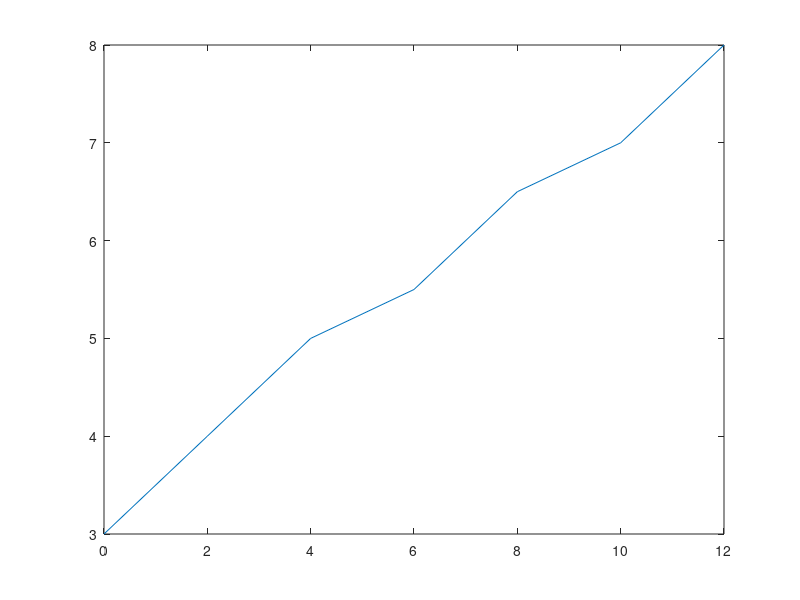
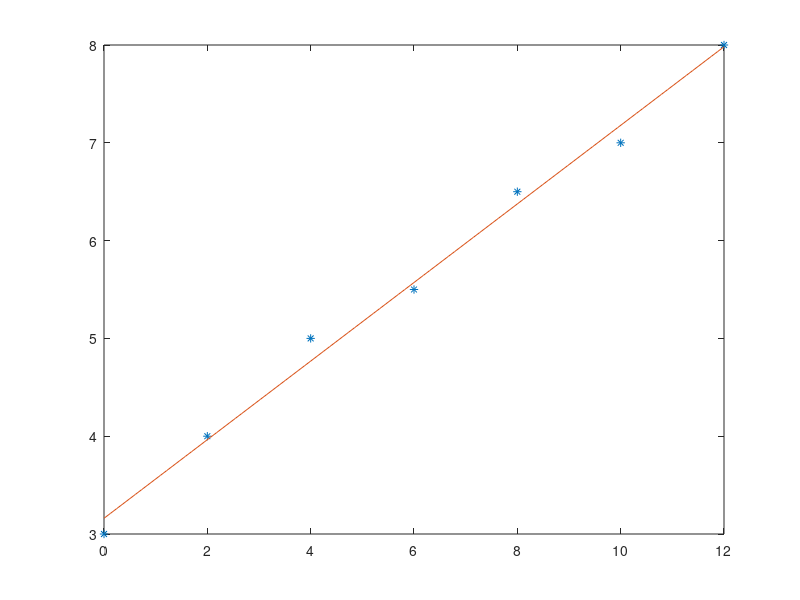
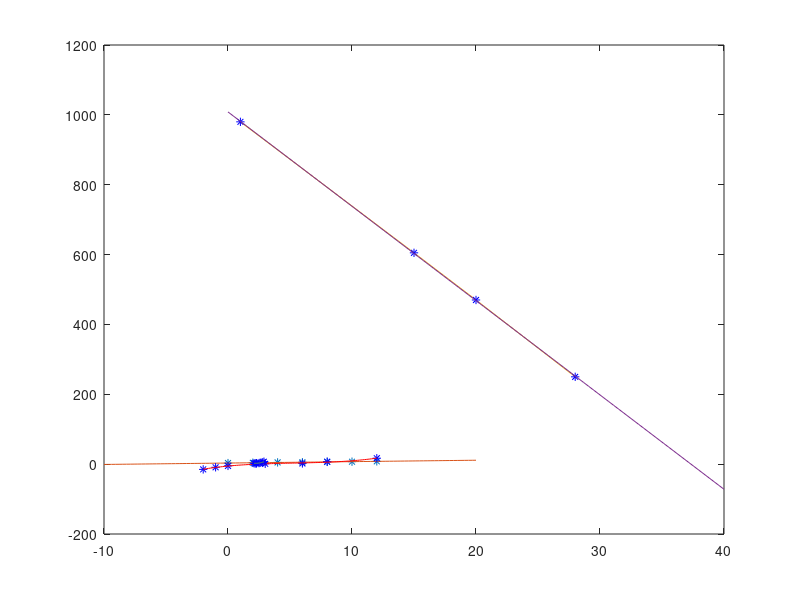
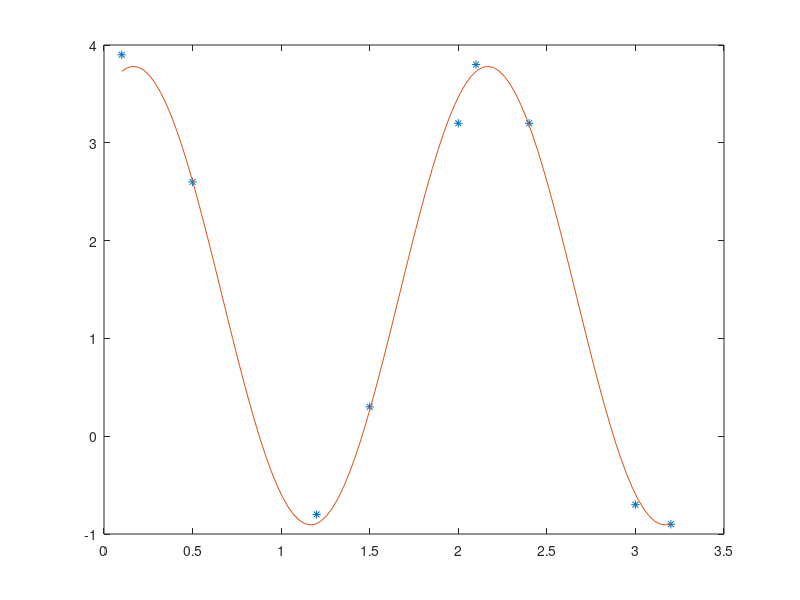

Write MATLAB code to recreate these figures, in order.
%% Least Squares Approximation

% Base data points collected from some experiment or process.
% We decide on a model to try to approximate these base points. 
% The aim is not a perfect match to the points but the best approximation,
% in order to describe the process well enough.

%% Exmaple
% A cylindrical, 0.5m height tank is being filled with water at a constant
% rate. Peter starts to observe the height of water (at t = 0) in the tank.
% The measurements are summarized in the table below.

% the base point timestamps of the samples: (fist coordinate when plotting)
t = [0,2,4,6,8,10,12];

% the sample point values, the height of the water 
f = [3,4,5,5.5,6.5,7,8];

% The model chosen for this process:
% F(t) = x_1 + x_2*t
% Two unknown variables = parameters of the model: x1,x2

% Plot the sample points!
plot(t,f);
%%
% What is the height of the water in the tank at t = 20?
% When will be the tank full?
% When was the tank empty?

% To answer these we need to know the parameters of the model, x_1 and x_2!

% Because the is a linear model = first degree polynomial,
% so we can fit a first degree polynomial to the points
p = polyfit(t,f,1)% 1 is the degree
% p is a row vector of length N+1 containing the polynomial coefficients in
 % descending powers, so starting from the coefficient of the largest going
 % to the constant.
% So the x_1+x_2*t model case: in x_2, x_1 order!
% p = 0.4018    3.1607 
% F(t) = 3.1607 + 0.4018*t

%%
% Plot the line and the points we approximated:
figure
plot(t,f,"*")

% on the same figure we want to continue to draw
hold on

% Generate enught points (~100) to evaluate the model at.

x = linspace(min(t),max(t),100);
% the polyval function evaluates the polynomial given by the coefficients
% at the x points
y = polyval(p,x);
plot(x,y)

%%
% To answer the questions try to plot the model and  point on a longer
% interval
figure
plot(t,f,"*")
hold on
x = linspace(-10,20,100);
y = polyval(p,x);
plot(x,y)
%% And calulate what the model will predict
% What is the height of the water in the tank at t = 20?
polyval(p,20)
%% When will the tank be full
% so 50 = x_1 + x_2 * t -> t = ?
(50 - p(2))/p(1)

%% In the case of polynomial models use polyfit and polyval functions
% First degree (linear), second degree,third degree etc. models

% F(t) = x_1 + x_2*t
% F(t) = x_1 + x_2*t + x_3*t^2
% F(t) = x_1 + x_2*t + x_3*t^2 + x_4*t^3
% ...
% The n-degree polynomial always has n+1 coefficients.

% Try a 3-degree polynomial approximation!
t = [-2,-1,0,3,6,8,12];
f = [-15,-9,-5,1,2,7,17];

p = polyfit(t,f,3)
x = linspace(min(t),max(t));
y = polyval(p,x);

plot(t,f,'b*',x,y,'r-')

%% What is the exact model? 
% p = 0.0311   -0.4956    3.3623   -5.4993
% F(t) = 0.0311*t^3 - 0.4956*t^2  +  3.3623*t   -  5.4993

%%
% Determine the linear LSA for the data given below!

t = [1 1.1 1.1:0.1:2];
f = [8 8.9 9 9.8 10 11 11.5 11.5 12.5 13 13.7 14];

p = polyfit(t,f,1)

% The line equation: 5.8235*t + 2.5338
%% From a large scale we shovel off grain into bags. 
% After starting the work we note the number on the scale periodically.
%These are the noted values:
% timestamps in minutes
t = [1,15,20,28];
% weight in kg
f = [980,605,470,250];

%% At what timestamp will all the grain be in the bags?
%% How much grain was on the scale originally?

%% Look at the points to determine what type of model would approximate it well!
plot(t,f)
%% Based on this a linear model would be a good choice
p = polyfit(t,f,1);
x = linspace(0,40);
y = polyval(p,x);
plot(t,f,'b*')
hold on
plot(x,y)
%%  At what timestamp will all the grain be in the bags?

endtime = (0 - p(2))/p(1)
polyval(p,endtime) % check
%% How much grain was on the scale originally?

polyval(p,0)

%% Determine the 2-nd order polynomial LSA for the given data!
t = [2.1 2.2 2.3 2.3 2.5 2.6 2.8 2.9]; 
f = [2.5 2 2.5 2.7 3 4 5.4 7];
p = polyfit(t,f,2);
x = linspace(min(t),max(t));
y = polyval(p,x);
plot(t,f,'b*')
hold on
plot(x,y)


%% General model
%% Solve with the Gaussian normal-equation!

% Determine LSA for the given points using the model:
% F(t) = x1 + x2*cos(pi*t) + x3*sin(pi*t)
% And plot the points and the approximated model in one figure!

% t = 0.1 0.5 1.2 1.5 2 2.1 2.4 3 3.2
% f = 3.9 2.6 -0.8 0.3 3.2 3.8 3.2 -0.7 -0.9

% To use the Gaussian normal-equation we need the vectors to be
% column-wise.
t = [0.1 0.5 1.2 1.5 2 2.1 2.4 3 3.2]';
f = [3.9 2.6 -0.8 0.3 3.2 3.8 3.2 -0.7 -0.9]';

% Because the model is not polynomial, we cannot use the polyfit-polyval
% functions.
% But for every type of model we can create the A matrix from 
% the parameter coefficients!
% the coefficient functions corresponding to the x parameters:
% fi_1(t) = 1
% fi_2(t) = cos(pi*t)
% fi_3(t) = sin(pi*t)
% We use these as column vectors,with the t values 

A=[ones(length(t),1), cos(pi*t), sin(pi*t)];

% The normal equation: A'*A*x = A'*f
% The backslash operator can be utilized to solve this!

x = (A'*A)\(A'*f) % This x is holding the parameters of the model.

% If: x = 1.4372
%        2.0310
%        1.1711
% Then:
% F(t) =  1.4372 + 2.0310 cos(pi*t) + 1.1711 sin(pi*t)

%% Plotting
figure
plot(t,f,"*")
hold on
xx = linspace(min(t),max(t),100); 
y = x(1)+x(2)*cos(pi*xx)+x(3)*sin(pi*xx);

plot(xx,y)

%% Further examples:

%% Determine the linear LSA for the given data!

% t 1 1.2 1.4 1.4 1.5 1.7 1.9 2
% f 6.2 7 8 7.9 8.4 9.2 10 10.6

t = [1 1.2 1.4 1.4 1.5 1.7 1.9 2];
f = [6.2 7 8 7.9 8.4 9.2 10 10.6];

p = polyfit(t,f,1);
figure
plot(t,f,"*")
hold on
x = linspace(min(t),max(t),100);
y = polyval(p,x);
plot(x,y)


%% Determine the 3-rd order polynomial LSA for the given data!
% t 0.5 0.8 1.1 1.3 1.5 1.7 1.9 2.1 2.3
% f 2.5 2.3 1.8 1.3 0.9 0.4 0.1 -0.05 -0.01

t = [0.5 0.8 1.1 1.3 1.5 1.7 1.9 2.1 2.3];
f = [2.5 2.3 1.8 1.3 0.9 0.4 0.1 -0.05 -0.01];

p = polyfit(t,f,3);
figure
plot(t,f,"*")
hold on
x = linspace(min(t),max(t),100);
y = polyval(p,x);
plot(x,y)


%% Determine the LSA for the given data, using the model:
% F(t) = x1 + x2/t
% t 1 1.2 1.4 1.4 1.5 1.7 1.9 2 2.1 2.2
% f 4.2 3.8 3.4 3.3 3.3 3 2.8 2.8 2.75 2.7

t = [1 1.2 1.4 1.4 1.5 1.7 1.9 2 2.1 2.2]';
f = [4.2 3.8 3.4 3.3 3.3 3 2.8 2.8 2.75 2.7]';

% the coefficient functions of the x parameters:
% fi_1(t) = 1
% fi_2(t) = 1/t

A=[ones(length(t),1), 1./t];

% A'*A*x = A'*f

x = (A'*A)\(A'*f) 

%%
figure
plot(t,f,"*")
hold on
xx = linspace(min(t),max(t),100); 
y = x(1)+x(2)./xx;
plot(xx,y)

%% Determine the LSA for the given data, using the model: 
% F(t) = x1*sin(t) + x2*sin(2t) + x3*sin(3t)
% t 0.1 0.5 1.2 1.5 2 2.1 2.4 3 3.2 3.4 3.8 4 4.2 4.6 5
% f 1 4.1 3 1 -1.5 -1.6 -1.7 -0.4 0.1 0.7 1.6 1.8 1.6 0.2 -2.5

t = [0.1 0.5 1.2 1.5 2 2.1 2.4 3 3.2 3.4 3.8 4 4.2 4.6 5]';
f = [1 4.1 3 1 -1.5 -1.6 -1.7 -0.4 0.1 0.7 1.6 1.8 1.6 0.2 -2.5]';

% fi_1(t) = sin(t)
% fi_2(t) = sin(2t)
% fi_3(t) = sin(3t)

A=[sin(t), sin(2*t), sin(3*t)];

x = (A'*A)\(A'*f)

figure
plot(t,f,"*")
hold on
xx = linspace(min(t),max(t),100); 
y = x(1)*sin(xx) + x(2)*sin(2*xx) + x(3)*sin(3*xx)
plot(xx,y)
